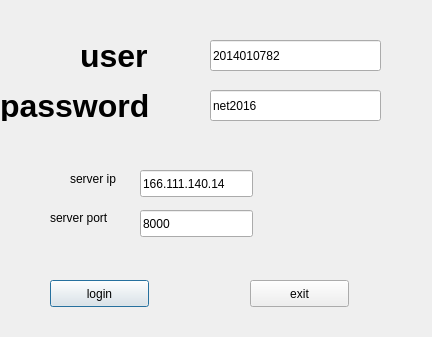
<?xml version="1.0" encoding="UTF-8"?>
<ui version="4.0">
 <class>LoginDialog</class>
 <widget class="QDialog" name="LoginDialog">
  <property name="geometry">
   <rect>
    <x>0</x>
    <y>0</y>
    <width>432</width>
    <height>337</height>
   </rect>
  </property>
  <property name="windowTitle">
   <string>Login</string>
  </property>
  <widget class="QLabel" name="label_usr">
   <property name="geometry">
    <rect>
     <x>80</x>
     <y>40</y>
     <width>91</width>
     <height>31</height>
    </rect>
   </property>
   <property name="font">
    <font>
     <pointsize>24</pointsize>
     <weight>75</weight>
     <bold>true</bold>
    </font>
   </property>
   <property name="text">
    <string>user</string>
   </property>
  </widget>
  <widget class="QLabel" name="label_pwd">
   <property name="geometry">
    <rect>
     <x>0</x>
     <y>90</y>
     <width>171</width>
     <height>31</height>
    </rect>
   </property>
   <property name="font">
    <font>
     <pointsize>24</pointsize>
     <weight>75</weight>
     <bold>true</bold>
    </font>
   </property>
   <property name="text">
    <string>password</string>
   </property>
  </widget>
  <widget class="QLabel" name="label">
   <property name="geometry">
    <rect>
     <x>70</x>
     <y>170</y>
     <width>67</width>
     <height>17</height>
    </rect>
   </property>
   <property name="text">
    <string>server ip</string>
   </property>
  </widget>
  <widget class="QLabel" name="label_2">
   <property name="geometry">
    <rect>
     <x>50</x>
     <y>210</y>
     <width>81</width>
     <height>16</height>
    </rect>
   </property>
   <property name="text">
    <string>server port</string>
   </property>
  </widget>
  <widget class="QLineEdit" name="lineEdit_sip">
   <property name="geometry">
    <rect>
     <x>140</x>
     <y>170</y>
     <width>113</width>
     <height>27</height>
    </rect>
   </property>
   <property name="text">
    <string>166.111.140.14</string>
   </property>
  </widget>
  <widget class="QLineEdit" name="lineEdit_sport">
   <property name="geometry">
    <rect>
     <x>140</x>
     <y>210</y>
     <width>113</width>
     <height>27</height>
    </rect>
   </property>
   <property name="text">
    <string>8000</string>
   </property>
  </widget>
  <widget class="QLineEdit" name="lineEdit_usr">
   <property name="geometry">
    <rect>
     <x>210</x>
     <y>40</y>
     <width>171</width>
     <height>31</height>
    </rect>
   </property>
   <property name="text">
    <string>2014010782</string>
   </property>
  </widget>
  <widget class="QLineEdit" name="lineEdit_pwd">
   <property name="geometry">
    <rect>
     <x>210</x>
     <y>90</y>
     <width>171</width>
     <height>31</height>
    </rect>
   </property>
   <property name="text">
    <string>net2016</string>
   </property>
  </widget>
  <widget class="QPushButton" name="pushButton_login">
   <property name="geometry">
    <rect>
     <x>50</x>
     <y>280</y>
     <width>99</width>
     <height>27</height>
    </rect>
   </property>
   <property name="text">
    <string>login</string>
   </property>
  </widget>
  <widget class="QPushButton" name="pushButton_exit">
   <property name="geometry">
    <rect>
     <x>250</x>
     <y>280</y>
     <width>99</width>
     <height>27</height>
    </rect>
   </property>
   <property name="text">
    <string>exit</string>
   </property>
  </widget>
 </widget>
 <resources/>
 <connections/>
</ui>
